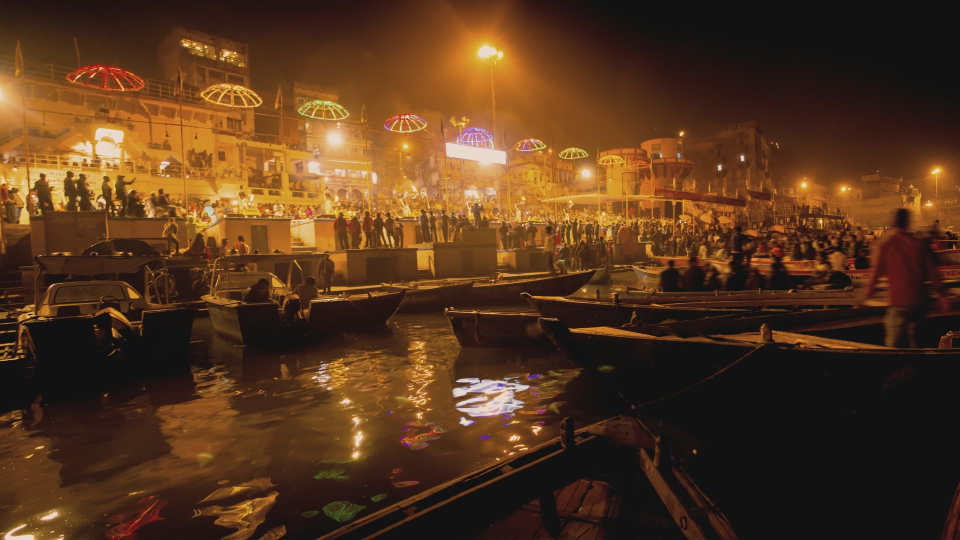
#> input picture assets/images/additionalimages/varanasi ghat.jpg, 1920 x 1080 px (shown at 1/2 size)
$ python process_vrpl_images.py
#> lines starting #> are read from the running program, lines starting #| are printed output that depends on the picture
#!/usr/bin/env python3
"""
VRPL Image Processor - Process downloaded Unsplash images
Applies duotone effect and resizes to correct dimensions
"""

from PIL import Image
import numpy as np
import os
from pathlib import Path

# ---------- SETTINGS ----------
PRIMARY = "#C89F80"   # light copper
SECONDARY = "#2E2E2E" # dark charcoal

INPUT_FOLDER = 'assets/images/additionalimages'
OUTPUT_BASE = 'assets/images'

# Mapping: (input_filename, output_path, size)
IMAGES = [
    # HERO IMAGES (1920 x 1080)
    ('varanasi ghat.jpg', 'hero/contact-hero.jpg', (1920, 1080)),
    ('renewable energy workers.jpg', 'hero/about-hero.jpg', (1920, 1080)),
    ('industrial machinery.jpg', 'hero/technology-hero.jpg', (1920, 1080)),
    ('ganges river aerial.jpg', 'hero/impact-hero.jpg', (1920, 1080)),
    ('parliament india.jpg', 'hero/government-hero.jpg', (1920, 1080)),
    ('workshop training.jpg', 'hero/training-hero.jpg', (1920, 1080)),
    ('hydrogen plant.jpg', 'hero/phases-hero.jpg', (1920, 1080)),

    # OVERLAY IMAGES (1920 x 1080)
    ('factory night.png', 'overlay/home.jpg', (1920, 1080)),
    ('team engineers.jpg', 'overlay/about.jpg', (1920, 1080)),
    ('plasma energy.jpg', 'overlay/technology.jpg', (1920, 1080)),
    ('hydrogen tanks.jpg', 'overlay/phases.jpg', (1920, 1080)),
    ('green landscape.jpg', 'overlay/impact.jpg', (1920, 1080)),
    ('government interior.jpg', 'overlay/government.jpg', (1920, 1080)),
    ('hands working.jpg', 'overlay/training.jpg', (1920, 1080)),
    ('varanasi street.jpg', 'overlay/contact.jpg', (1920, 1080)),

    # TECHNOLOGY IMAGES (800 x 600)
    ('plasma physics.jpg', 'technology/plasma-illustration.jpg', (800, 600)),
    ('industrial pipes.jpg', 'technology/syngas.jpg', (800, 600)),
    ('electrical substation.jpg', 'technology/electricity.jpg', (800, 600)),
    ('industrial material.jpg', 'technology/slag.jpg', (800, 600)),

    # TEAM IMAGES (800 x 800)
    ('entrepreneur portrait.jpg', 'team/founder.jpg', (800, 800)),
    ('scientist laboratory.jpg', 'team/csir-collaboration.jpg', (800, 800)),

    # PROCESS IMAGES (800 x 600)
    ('waste facility.jpg', 'process/waste-input.jpg', (800, 600)),
    ('industrial furnace.jpg', 'process/plasma-chamber.jpg', (800, 600)),
    ('glass pipes.jpg', 'process/syngas-output.jpg', (800, 600)),
    ('electrical panel.jpg', 'process/energy-generation.jpg', (800, 600)),
]
# ------------------------------

def hex_to_rgb(hex_color):
    """Convert hex color to RGB tuple"""
    hex_color = hex_color.lstrip("#")
    return tuple(int(hex_color[i:i+2], 16) for i in (0, 2, 4))

def apply_duotone(image, primary, secondary):
    """Apply duotone effect to image"""
    # Convert to RGB if needed
    if image.mode != 'RGB':
        image = image.convert('RGB')

    # Convert to grayscale
    gray = image.convert("L")
    gray_np = np.array(gray, dtype="float") / 255.0

    primary = np.array(primary)
    secondary = np.array(secondary)

    # Linear interpolation for duotone mapping
    duotone_np = (secondary * (1 - gray_np[..., None]) +
                  primary * gray_np[..., None]).astype("uint8")

    return Image.fromarray(duotone_np)

def process_image(input_path, output_path, size):
    """Process single image: resize and apply duotone"""
    try:
        # Open and convert to RGB
        img = Image.open(input_path)
        if img.mode != 'RGB':
            img = img.convert('RGB')

        # Resize
        img = img.resize(size, Image.Resampling.LANCZOS)

        # Apply duotone
        primary_rgb = hex_to_rgb(PRIMARY)
        secondary_rgb = hex_to_rgb(SECONDARY)
        duotone_img = apply_duotone(img, primary_rgb, secondary_rgb)

        # Save
        os.makedirs(os.path.dirname(output_path), exist_ok=True)
        duotone_img.save(output_path, quality=90, optimize=True)

        file_size = os.path.getsize(output_path) / 1024  # KB
        print(f"✓ {os.path.basename(output_path):30s} ({size[0]}x{size[1]}) [{file_size:.0f}KB]")
        return True

    except FileNotFoundError:
        print(f"⚠ Missing: {os.path.basename(input_path)}")
        return False
    except Exception as e:
        print(f"✗ Error: {os.path.basename(input_path)} - {e}")
        return False

def main():
    """Process all images"""
    print("═" * 70)
    print("VRPL IMAGE PROCESSOR - Applying Bio-Industrial Fusion Theme")
    print("═" * 70)
    print(f"Primary Color:   {PRIMARY} (Copper)")
    print(f"Secondary Color: {SECONDARY} (Steel Gray)")
    print("═" * 70)

    total = len(IMAGES)
    processed = 0
    missing = []

    # Group by category for organized output
    categories = {
        'HERO': [],
        'OVERLAY': [],
        'TECHNOLOGY': [],
        'TEAM': [],
        'PROCESS': []
    }

    for input_name, output_path, size in IMAGES:
        category = output_path.split('/')[0].upper()
        categories[category].append((input_name, output_path, size))

    # Process each category
    for category, items in categories.items():
        if not items:
            continue

        print(f"\n📁 {category} IMAGES:")
        print("─" * 70)

        for input_name, output_path, size in items:
            input_path = os.path.join(INPUT_FOLDER, input_name)
            full_output_path = os.path.join(OUTPUT_BASE, output_path)

            if process_image(input_path, full_output_path, size):
#> in process_image, img is the input picture: PIL image 1920x1080 RGB; mean R, G, B 86.6, 54.7, 29.4
#> in apply_duotone, `gray = image.convert("L")`:
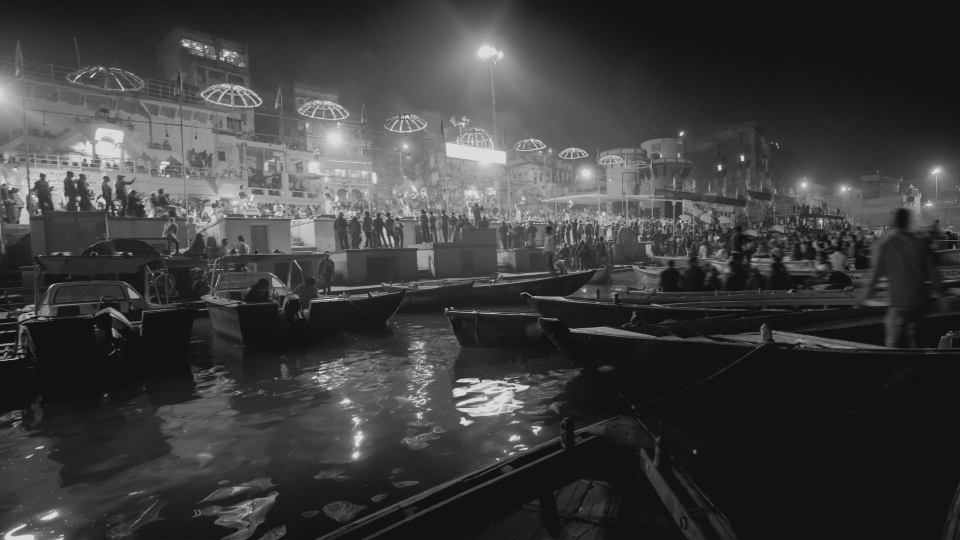
#> gray: PIL image 1920x1080 L (shown at 1/2 size); min 4, max 241, mean 61.4
#> in apply_duotone, `duotone_np = (secondary * (1 - gray_np[..., None]) + primary * gray_np..`:
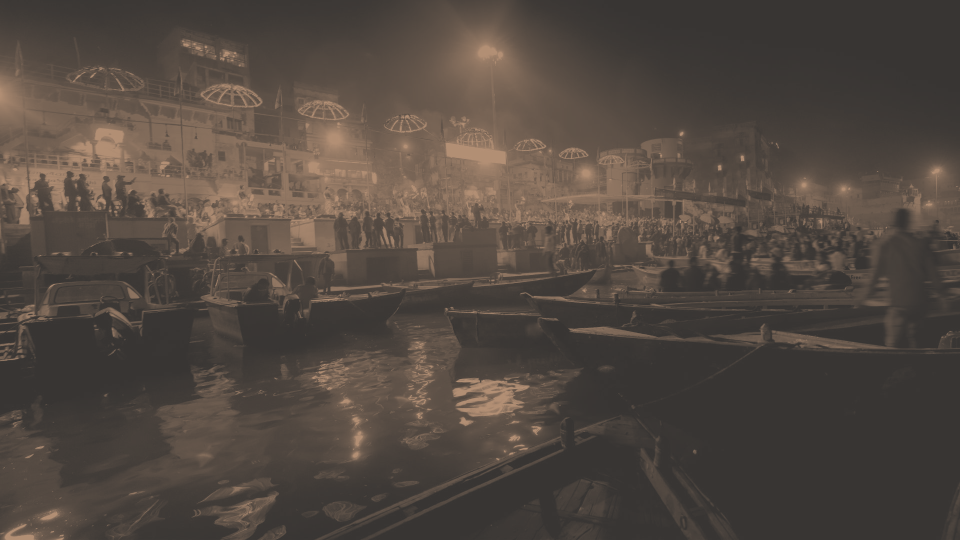
#> duotone_np: shape (1080, 1920, 3) (shown at 1/2 size); mean of channels 0, 1, 2 82.5, 72.6, 65.2; drawn as R, G, B
                processed += 1
            else:
                missing.append(input_name)

    print("\n" + "═" * 70)
    print(f"✅ COMPLETE: {processed}/{total} images processed successfully!")

    if missing:
        print(f"\n⚠ Missing {len(missing)} images:")
        for name in missing:
            print(f"   - {name}")
    else:
        print("\n🎉 All images processed and ready to use!")
        print(f"\n📂 Images saved to: {OUTPUT_BASE}/")

    print("═" * 70)

if __name__ == "__main__":
    main()
